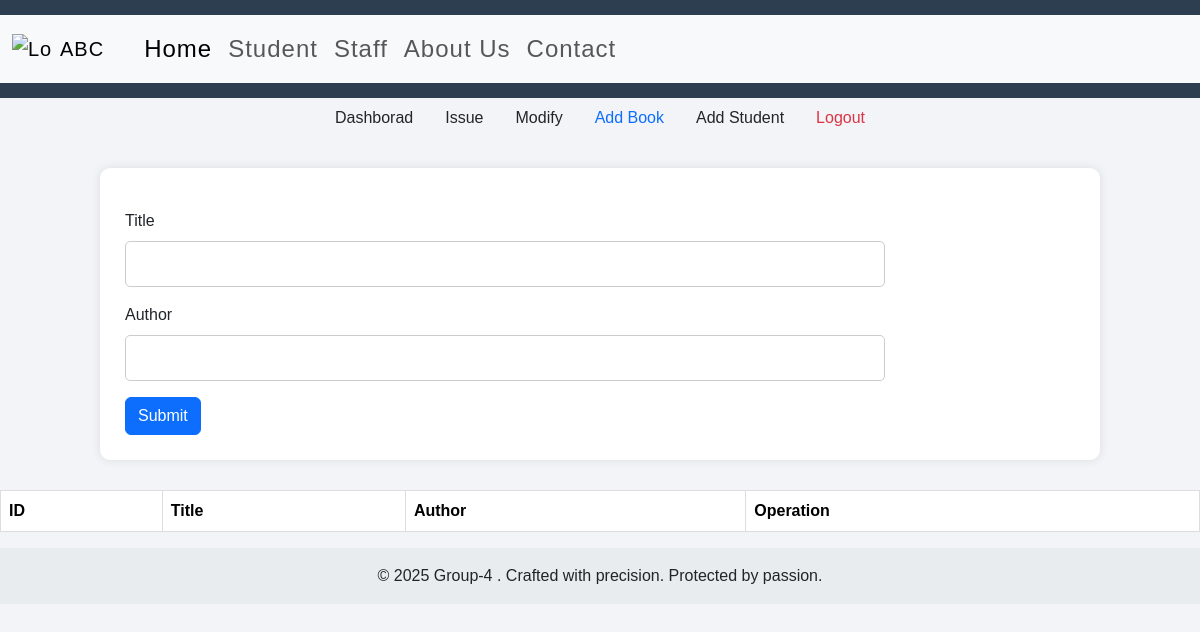
The app's page /add_book, older data.
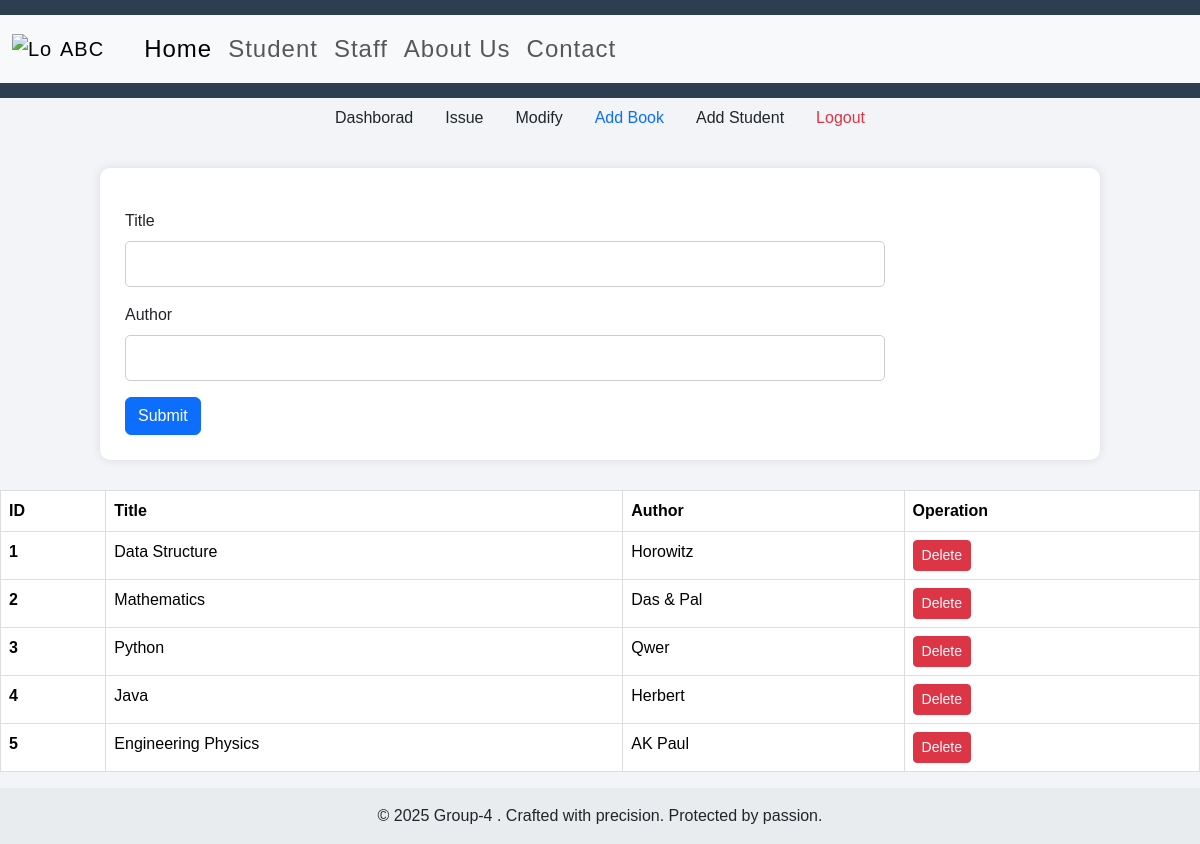
The same page, newer data.
### app.py (models this page shows)
class Book(db.Model):
    id = db.Column(db.Integer,primary_key=True)
    title = db.Column(db.String(50))
    author = db.Column(db.String(50))
    user = db.Column(db.String(10),default=None) #took
    date = db.Column(db.Date,default=None) #when

### app.py (the view, shortened to what this page needs)
@app.route("/add_book",methods=["POST","GET"])
def Add_Book():
    return render_template("add_book.html", books=Book.query.all())

### templates/add_book.html (shortened to what this page needs)
{% extends "base.html" %}
{% block b %}
<ul class="nav justify-content-center">
  <li class="nav-item">
    <a class="nav-link text-dark" href="/dashboard">Dashborad</a>
  </li>
  <li class="nav-item">
    <a class="nav-link text-dark" href="/issue">Issue</a>
  </li>
  <li class="nav-item">
    <a class="nav-link text-dark" href="/modify">Modify</a>
  </li>
  <li class="nav-item">
    <a class="nav-link active" href="/add_book">Add Book</a>
  </li>
  <li class="nav-item">
    <a class="nav-link text-dark" href="/addstu">Add Student</a>
  </li>
  <li class="nav-item">
    <a class="nav-link text-danger" href="/logout">Logout</a>
  </li>
</ul>
<div class="container">
    <form method="post" action="/add_book">
        <div class="mb-3 my-3">
            <label class="form-label">Title</label>
            <input type="text" name="Title" class="form-control">
        </div>
        <div class="mb-3">
            <label class="form-label">Author</label>
            <input type="text" name="Author" class="form-control">
        </div>
        <button type="submit" class="btn btn-primary">Submit</button>
    </form>
</div>
<table class="table">
    <thead>
        <tr>
            <th scope="col">ID</th>
            <th scope="col">Title</th>
            <th scope="col">Author</th>
            <th scope="col">Operation</th>
        </tr>
    </thead>
    <tbody>
        {% for book in books %}
        <tr>
            <th scope="row">{{loop.index}}</th>
            <td>{{book.title}}</td>
            <td>{{book.author}}</td>
            <td><a href="/delbook/{{book.id}}" type="button" class="btn btn-sm btn-danger">Delete</a></td>
        </tr>
        {% endfor %}
    </tbody>
</table>
{% endblock b %}

Row changes from the older to the newer data that the page shows:
added Book: title "Data Structure", author "Horowitz"
added Book: title "Mathematics", author "Das & Pal"
added Book: title "Python", author "Qwer"
added Book: title "Java", author "Herbert"
added Book: title "Engineering Physics", author "AK Paul"
